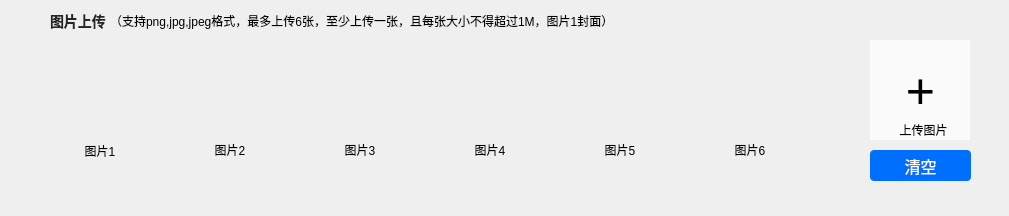
                       <widget class="QWidget" name="edit_imgline" native="true">
                        <property name="minimumSize">
                         <size>
                          <width>0</width>
                          <height>0</height>
                         </size>
                        </property>
                        <widget class="QWidget" name="imgeditwid" native="true">
                         <property name="geometry">
                          <rect>
                           <x>0</x>
                           <y>0</y>
                           <width>850</width>
                           <height>207</height>
                          </rect>
                         </property>
                         <property name="minimumSize">
                          <size>
                           <width>850</width>
                           <height>0</height>
                          </size>
                         </property>
                         <property name="maximumSize">
                          <size>
                           <width>850</width>
                           <height>16777215</height>
                          </size>
                         </property>
                         <widget class="QWidget" name="uploadimgwid1" native="true">
                          <property name="geometry">
                           <rect>
                            <x>50</x>
                            <y>40</y>
                            <width>100</width>
                            <height>121</height>
                           </rect>
                          </property>
                          <widget class="QLabel" name="uploadedimg1">
                           <property name="geometry">
                            <rect>
                             <x>0</x>
                             <y>0</y>
                             <width>100</width>
                             <height>101</height>
                            </rect>
                           </property>
                           <property name="styleSheet">
                            <string notr="true"/>
                           </property>
                           <property name="text">
                            <string/>
                           </property>
                           <property name="alignment">
                            <set>Qt::AlignCenter</set>
                           </property>
                          </widget>
                          <widget class="QLabel" name="label_93">
                           <property name="geometry">
                            <rect>
                             <x>0</x>
                             <y>100</y>
                             <width>100</width>
                             <height>21</height>
                            </rect>
                           </property>
                           <property name="text">
                            <string>图片1</string>
                           </property>
                           <property name="alignment">
                            <set>Qt::AlignCenter</set>
                           </property>
                          </widget>
                         </widget>
                         <widget class="QWidget" name="uploadimgwid2" native="true">
                          <property name="geometry">
                           <rect>
                            <x>180</x>
                            <y>40</y>
                            <width>100</width>
                            <height>120</height>
                           </rect>
                          </property>
                          <widget class="QLabel" name="uploadedimg2">
                           <property name="geometry">
                            <rect>
                             <x>0</x>
                             <y>0</y>
                             <width>100</width>
                             <height>101</height>
                            </rect>
                           </property>
                           <property name="styleSheet">
                            <string notr="true"/>
                           </property>
                           <property name="text">
                            <string/>
                           </property>
                           <property name="alignment">
                            <set>Qt::AlignCenter</set>
                           </property>
                          </widget>
                          <widget class="QLabel" name="label_94">
                           <property name="geometry">
                            <rect>
                             <x>0</x>
                             <y>100</y>
                             <width>100</width>
                             <height>20</height>
                            </rect>
                           </property>
                           <property name="text">
                            <string>图片2</string>
                           </property>
                           <property name="alignment">
                            <set>Qt::AlignCenter</set>
                           </property>
                          </widget>
                         </widget>
                         <widget class="QWidget" name="uploadimgwid3" native="true">
                          <property name="geometry">
                           <rect>
                            <x>310</x>
                            <y>40</y>
                            <width>100</width>
                            <height>120</height>
                           </rect>
                          </property>
                          <widget class="QLabel" name="uploadedimg3">
                           <property name="geometry">
                            <rect>
                             <x>0</x>
                             <y>0</y>
                             <width>100</width>
                             <height>100</height>
                            </rect>
                           </property>
                           <property name="styleSheet">
                            <string notr="true"/>
                           </property>
                           <property name="text">
                            <string/>
                           </property>
                           <property name="alignment">
                            <set>Qt::AlignCenter</set>
                           </property>
                          </widget>
                          <widget class="QLabel" name="label_95">
                           <property name="geometry">
                            <rect>
                             <x>0</x>
                             <y>100</y>
                             <width>100</width>
                             <height>20</height>
                            </rect>
                           </property>
                           <property name="text">
                            <string>图片3</string>
                           </property>
                           <property name="alignment">
                            <set>Qt::AlignCenter</set>
                           </property>
                          </widget>
                         </widget>
                         <widget class="QWidget" name="uploadimgwid4" native="true">
                          <property name="geometry">
                           <rect>
                            <x>440</x>
                            <y>40</y>
                            <width>100</width>
                            <height>120</height>
                           </rect>
                          </property>
                          <widget class="QLabel" name="uploadedimg4">
                           <property name="geometry">
                            <rect>
                             <x>0</x>
                             <y>0</y>
                             <width>100</width>
                             <height>100</height>
                            </rect>
                           </property>
                           <property name="styleSheet">
                            <string notr="true"/>
                           </property>
                           <property name="text">
                            <string/>
                           </property>
                           <property name="alignment">
                            <set>Qt::AlignCenter</set>
                           </property>
                          </widget>
                          <widget class="QLabel" name="label_96">
                           <property name="geometry">
                            <rect>
                             <x>0</x>
                             <y>100</y>
                             <width>100</width>
                             <height>20</height>
                            </rect>
                           </property>
                           <property name="text">
                            <string>图片4</string>
                           </property>
                           <property name="alignment">
                            <set>Qt::AlignCenter</set>
                           </property>
                          </widget>
                         </widget>
                         <widget class="QWidget" name="uploadimgwid5" native="true">
                          <property name="geometry">
                           <rect>
                            <x>570</x>
                            <y>40</y>
                            <width>100</width>
                            <height>120</height>
                           </rect>
                          </property>
                          <widget class="QLabel" name="uploadedimg5">
                           <property name="geometry">
                            <rect>
                             <x>0</x>
                             <y>0</y>
                             <width>100</width>
                             <height>100</height>
                            </rect>
                           </property>
                           <property name="styleSheet">
                            <string notr="true"/>
                           </property>
                           <property name="text">
                            <string/>
                           </property>
                           <property name="alignment">
                            <set>Qt::AlignCenter</set>
                           </property>
                          </widget>
                          <widget class="QLabel" name="label_97">
                           <property name="geometry">
                            <rect>
                             <x>0</x>
                             <y>100</y>
                             <width>100</width>
                             <height>20</height>
                            </rect>
                           </property>
                           <property name="text">
                            <string>图片5</string>
                           </property>
                           <property name="alignment">
                            <set>Qt::AlignCenter</set>
                           </property>
                          </widget>
                         </widget>
                         <widget class="QWidget" name="uploadimgwid6" native="true">
                          <property name="geometry">
                           <rect>
                            <x>700</x>
                            <y>40</y>
                            <width>100</width>
                            <height>120</height>
                           </rect>
                          </property>
                          <widget class="QLabel" name="uploadedimg6">
                           <property name="geometry">
                            <rect>
                             <x>0</x>
                             <y>0</y>
                             <width>100</width>
                             <height>100</height>
                            </rect>
                           </property>
                           <property name="styleSheet">
                            <string notr="true"/>
                           </property>
                           <property name="text">
                            <string/>
                           </property>
                           <property name="alignment">
                            <set>Qt::AlignCenter</set>
                           </property>
                          </widget>
                          <widget class="QLabel" name="label_98">
                           <property name="geometry">
                            <rect>
                             <x>0</x>
                             <y>100</y>
                             <width>100</width>
                             <height>20</height>
                            </rect>
                           </property>
                           <property name="text">
                            <string>图片6</string>
                           </property>
                           <property name="alignment">
                            <set>Qt::AlignCenter</set>
                           </property>
                          </widget>
                         </widget>
                         <widget class="QLabel" name="label_66">
                          <property name="geometry">
                           <rect>
                            <x>50</x>
                            <y>10</y>
                            <width>61</width>
                            <height>21</height>
                           </rect>
                          </property>
                          <property name="styleSheet">
                           <string notr="true">font-size: 14px;
font-weight: 500;
color: #262626;
border:0;</string>
                          </property>
                          <property name="text">
                           <string>图片上传</string>
                          </property>
                         </widget>
                         <widget class="QLabel" name="imguploadwarning">
                          <property name="geometry">
                           <rect>
                            <x>110</x>
                            <y>10</y>
                            <width>541</width>
                            <height>21</height>
                           </rect>
                          </property>
                          <property name="text">
                           <string>（支持png,jpg,jpeg格式，最多上传6张，至少上传一张，且每张大小不得超过1M，图片1封面）</string>
                          </property>
                         </widget>
                        </widget>
                        <widget class="QWidget" name="widget_31" native="true">
                         <property name="geometry">
                          <rect>
                           <x>850</x>
                           <y>0</y>
                           <width>150</width>
                           <height>207</height>
                          </rect>
                         </property>
                         <property name="minimumSize">
                          <size>
                           <width>150</width>
                           <height>0</height>
                          </size>
                         </property>
                         <property name="maximumSize">
                          <size>
                           <width>150</width>
                           <height>16777215</height>
                          </size>
                         </property>
                         <widget class="QWidget" name="imgpuloadblock" native="true">
                          <property name="geometry">
                           <rect>
                            <x>20</x>
                            <y>40</y>
                            <width>100</width>
                            <height>100</height>
                           </rect>
                          </property>
                          <property name="cursor">
                           <cursorShape>PointingHandCursor</cursorShape>
                          </property>
                          <property name="styleSheet">
                           <string notr="true">background-color:rgb(250,250,250);</string>
                          </property>
                          <widget class="QPushButton" name="imguploadbtn">
                           <property name="geometry">
                            <rect>
                             <x>0</x>
                             <y>0</y>
                             <width>101</width>
                             <height>101</height>
                            </rect>
                           </property>
                           <property name="cursor">
                            <cursorShape>PointingHandCursor</cursorShape>
                           </property>
                           <property name="styleSheet">
                            <string notr="true">font-size:50px;
border:0;
outline:0;</string>
                           </property>
                           <property name="text">
                            <string>+</string>
                           </property>
                          </widget>
                          <widget class="QLabel" name="label_52">
                           <property name="geometry">
                            <rect>
                             <x>23</x>
                             <y>80</y>
                             <width>61</width>
                             <height>20</height>
                            </rect>
                           </property>
                           <property name="text">
                            <string>上传图片</string>
                           </property>
                           <property name="alignment">
                            <set>Qt::AlignCenter</set>
                           </property>
                          </widget>
                         </widget>
                         <widget class="QPushButton" name="imguploadresetbtn">
                          <property name="geometry">
                           <rect>
                            <x>20</x>
                            <y>150</y>
                            <width>101</width>
                            <height>31</height>
                           </rect>
                          </property>
                          <property name="cursor">
                           <cursorShape>PointingHandCursor</cursorShape>
                          </property>
                          <property name="styleSheet">
                           <string notr="true">font-size: 16px;
color: #ffffff;
background: #006FFE;
border-radius: 4px;
</string>
                          </property>
                          <property name="text">
                           <string>清空</string>
                          </property>
                         </widget>
                        </widget>
                       </widget>
